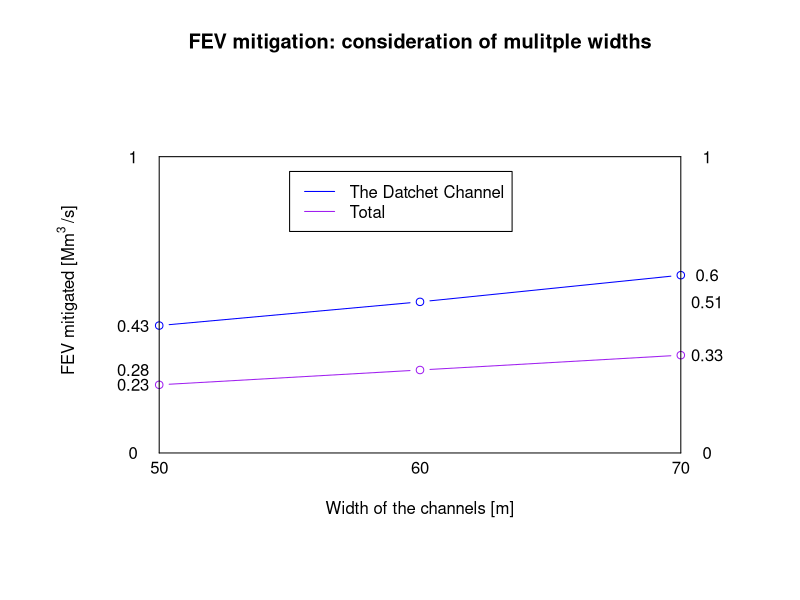

This figure's R source:
# Creating a new matrix [1].
sev=matrix(nrow=3, ncol=1)
sev[1]=0.43
sev[2]=0.51
sev[3]=0.60

# Creating a new matrix [1].
nin=matrix(nrow=3, ncol=1)
nin[1]=0.23
nin[2]=0.28
nin[3]=0.33

# Creating a new matrix [1].
wid=matrix(nrow=3, ncol=1)
wid[1]=0
wid[2]=1/2
wid[3]=1

plot(0, 0, axes=F, xlim=cbind(-0.1,1.1), ylim=cbind(-0.1,1.2), type="l", xlab="", ylab="", main="FEV mitigation: consideration of mulitple widths") 
# creating an empty graph [2, p.104-5][3]

lines(x=wid, y=sev, type="b", lty=1, lwd=1, col="blue") # [2, p.104-5]
lines(x=wid, y=nin, type="b", lty=1, lwd=1, col="purple")

segments(0, 0, 0, 1, lty=1)
# Notified of segments function by fellow project member [4]. 
# Looked at RStudio help section for structure.
segments(0, 0, 1, 0, lty=1)
segments(1, 0, 1, 1, lty=1)
segments(1, 1, 0, 1, lty=1)

# help with setting up legend:[5]
# http://www.sthda.com/english/wiki/add-legends-to-plots-in-r-software-the-easiest-way
legend(0.25 , 0.95, cbind("The Datchet Channel", "Total"), col=cbind("blue","purple"), lty=cbind(1,1), lwd=cbind(1,1))

# Adding axis labels; notified of text function by [2, p.105]. 
# Looked at RStudio help section
text(cbind(0,1/2,1), 
     cbind(-0.05,-0.05,-0.05), 
     cbind(50, 60, 70))

text(cbind(-0.05,-0.05,-0.05,-0.05,-0.05),
     cbind(0,0.23,0.28,0.43,1), 
     cbind(0,0.23,0.28,0.43,1))

text(cbind(1.05,1.05,1.05,1.05,1.05),
     cbind(0,0.33,0.51,0.60,1), 
     cbind(0,0.33,0.51,0.60,1))

mtext("Width of the channels [m]", 1)
# Notified of mtext function by [2, p.105].
mtext(expression("FEV mitigated [Mm"^"3"~"/s]"), 2)
# Found expression function via [6]
# expression used for subscript, superscript, and etc; 
# how to correctly insert non-ASCII characters given by: [7].